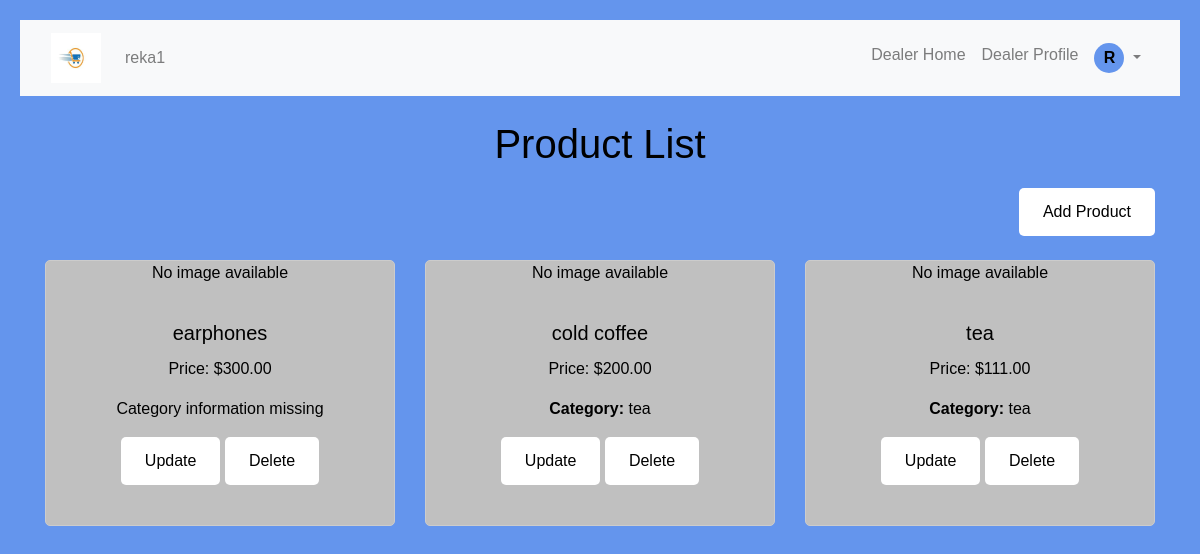
The app's page /product_list/ (signed in) with its own data.
### project1app/models.py (models this page shows, shortened)
class User(AbstractUser):
    dealer_details = models.CharField(max_length=100, blank=True, null=True)
    class Role(models.TextChoices):
        USERS = 'USERS', 'User'
        DEALER = 'DEALER', 'Dealer'
    is_dealer = models.BooleanField(default=False)
    role = models.CharField(max_length=6, choices=Role.choices, default=Role.USERS)

class Product(models.Model):
    name = models.CharField(max_length=100)
    description = models.TextField()
    price = models.DecimalField(max_digits=10, decimal_places=2)
    image = models.ImageField(upload_to='product_images/', blank=True, null=True)
    quantity = models.PositiveIntegerField(default=0)
    created_at = models.DateTimeField(default=timezone.now)
    dealer = models.ForeignKey(User, on_delete=models.CASCADE, null=True, blank=True)
    category = models.ForeignKey(Category, on_delete=models.CASCADE, null=True, blank=True)

class Category(models.Model):
    name = models.CharField(max_length=100)

### project1app/views.py (the view)
# urls.py: path('product_list/', views.product_list, name='product_list'),
def product_list(request):
    products = Product.objects.filter(dealer=request.user)
    return render(request, 'product_list.html', {'products': products})

### project1app/templates/product_list.html (shortened to what this page needs)
{% extends 'basic.html' %}
{% block content %}
    <h1>Product List</h1>
    <div class="row mb-4">
        <div class="col-md-6">
        </div>
        <div class="col-md-6 text-right">
            <a href="{% url 'add_product' %}" class="btn btn-success">Add Product</a>
        </div>
    </div>
    <div class="row">
        {% for product in products %}
        <div class="col-md-4 mb-4">
            <div class="card h-100">
                {% if product.image %}
                    <img src="{{ product.image.url }}" alt="{{ product.name }} Image" class="card-img-top">
                {% else %}
                    <p>No image available</p>
                {% endif %}
                    <div class="card-body">
                        <h5 class="card-title">{{ product.name }}</h5>
                        <p class="card-text"> Price: ${{ product.price }}</p>
                        {% if product.category %}
                            <p class="card-text"><strong>Category:</strong> {{ product.category.name }}</p>
                        {% else %}
                            <p>Category information missing</p>
                        {% endif %}
                        <div class="mt-3">
                            <a href="{% url 'updateproduct' product.id %}" class="btn btn-sm btn-primary">Update</a>
                            <form method="post" action="{% url 'deleteProduct' product.id %}" style="display: inline;">
                                <button type="submit" class="btn btn-sm btn-danger" onclick="return confirm('Are you sure you want to delete this product?');">Delete</button>
                            </form>
                        </div>
                    </div>
                </div>
            </div>
        {% endfor %}
    </div>
{% endblock %}

### project1app/templates/basic.html (shortened to what this page needs)
{% load static %}
<!DOCTYPE html>
<html lang="en">
<head>
    <link rel="stylesheet" href="https://cdn.jsdelivr.net/npm/bootstrap@4.0.0/dist/css/bootstrap.min.css"
>
    <link rel="stylesheet" href="{% static 'css/style.css' %}">
</head>
<body>
<nav class="navbar navbar-expand-lg navbar-light bg-light">
    <div class="container">
        <a class="navbar-brand" href="#">
            <img src="{% static 'images/logo.jpg' %}" alt="Shop Logo" style="width: 50px; height: 50px;">
        </a>
        {% if user.is_authenticated %}
            <span class="navbar-text ml-2">{{ user.username }}</span>
        {% else %}
            <span class="navbar-text ml-2">Shop</span>
        {% endif %}
        <div class="collapse navbar-collapse" id="navbarSupportedContent">
            <ul class="navbar-nav ml-auto">
                {% if user.is_authenticated %}
                    {% if user.role == 'DEALER' %}
                        <li class="nav-item">
                            <a class="nav-link" href="{% url 'product_list' %}">Dealer Home</a>
                        </li>
                        <li class="nav-item">
                            <a class="nav-link" href="{% url 'updateuserdetails' %}">Dealer Profile</a>
                        </li>
                    {% endif %}
                    <li class="nav-item dropdown">
                        <a class="nav-link dropdown-toggle" href="#" id="navbarDropdown" role="button"
                           data-toggle="dropdown" aria-haspopup="true" aria-expanded="false">
                            <div class="user-profile-icon">
                                {{ user.username|first|upper }}
                            </div>
                        </a>
                    </li>
                {% endif %}
            </ul>
        </div>
    </div>
</nav>
<div class="container mt-4">
    {% block content %}{% endblock %}
</div>
</body>
</html>

### project1app/static/css/style.css (style rules this page uses)
body { font-family: Arial, sans-serif; padding: 20px; color: black; background-color: cornflowerblue; text-align: center; margin: 0; min-height: 100vh; }
h1, h2 { margin-bottom: 20px; }
button, input[type="submit"], input[type="button"], .btn { padding: 12px 24px; font-size: 16px; border-radius: 5px; cursor: pointer; transition: background-color 0.3s ease; box-sizing: border-box; background-color: white; color: black; border: none; }
.card { border: 1px solid #ccc; border-radius: 5px; overflow: hidden; background-color: silver; color: black; margin-bottom: 20px; }
.user-profile-icon { display: inline-block; width: 30px; height: 30px; line-height: 30px; text-align: center; border-radius: 50%; background-color: cornflowerblue; color: black; font-weight: bold; text-transform: uppercase; }

### records on screen
User: username "reka1", username|first "R"
Product: image "No image available", name "earphones", price "300.00", shows "Category information missing"
Product: image "No image available", name "cold coffee", price "200.00", category.name "tea"
Product: image "No image available", name "tea", price "111.00", category.name "tea"
